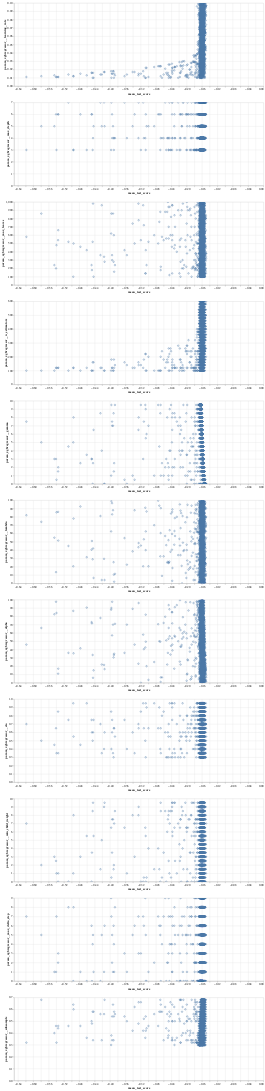

Source (notebook cell):
### Code cell
fig_hyperparam = alt.Chart(cv_result_df.T).mark_point(clip=True).encode(
    x = alt.X('mean_test_score'), #.scale(domain=(0.58, 0.7)),
    y=alt.Y(alt.repeat("row"), type='quantitative')
).properties(
    width=900
).repeat(
    row=cv_result_df.T.columns.to_list()[1:-1]
)

fig_hyperparam

### Figure 1 — Vega specification as saved in the notebook (floating-point values rounded to 4 significant figures; data arrays with more than 128 entries replaced by an {"elided": "..."} marker saying what was removed)
{"$schema": "https://vega.github.io/schema/vega/v5.json", "data": [{"name": "source_0"}, {"name": "data_0", "values": {"elided": "2500 records"}}, {"name": "data_1", "values": {"elided": "2500 records"}}, {"name": "data_2", "values": {"elided": "2500 records"}}, {"name": "data_3", "values": {"elided": "2500 records"}}, {"name": "data_4", "values": {"elided": "2500 records"}}, {"name": "data_5", "values": {"elided": "2500 records"}}, {"name": "data_6", "values": {"elided": "2500 records"}}, {"name": "data_7", "values": {"elided": "2500 records"}}, {"name": "data_8", "values": {"elided": "2500 records"}}, {"name": "data_9", "values": {"elided": "2500 records"}}, {"name": "data_10", "values": {"elided": "2500 records"}}, {"name": "data_0_child__row_param_xgbregressor__learning_rate_x_domain_mean_test_score", "values": [{"min": -0.618, "max": -0.1495}]}, {"name": "data_0_child__row_param_xgbregressor__learning_rate_y_domain_param_xgbregressor__learning_rate", "values": [{"min": 0.01, "max": 0.1}]}, {"name": "data_1_child__row_param_xgbregressor__max_depth_x_domain_mean_test_score", "values": [{"min": -0.618, "max": -0.1495}]}, {"name": "data_1_child__row_param_xgbregressor__max_depth_y_domain_param_xgbregressor__max_depth", "values": [{"min": 3, "max": 7}]}, {"name": "data_2_child__row_param_xgbregressor__max_leaves_x_domain_mean_test_score", "values": [{"min": -0.618, "max": -0.1495}]}, {"name": "data_2_child__row_param_xgbregressor__max_leaves_y_domain_param_xgbregressor__max_leaves", "values": [{"min": 100, "max": 1000}]}, {"name": "data_3_child__row_param_xgbregressor__n_estimators_x_domain_mean_test_score", "values": [{"min": -0.618, "max": -0.1495}]}, {"name": "data_3_child__row_param_xgbregressor__n_estimators_y_domain_param_xgbregressor__n_estimators", "values": [{"min": 100, "max": 600}]}, {"name": "data_4_child__row_param_xgbregressor__gamma_x_domain_mean_test_score", "values": [{"min": -0.618, "max": -0.1495}]}, {"name": "data_4_child__row_param_xgbregressor__gamma_y_domain_param_xgbregressor__gamma", "values": [{"min": 0.0, "max": 9.5}]}, {"name": "data_5_child__row_param_xgbregressor__lambda_x_domain_mean_test_score", "values": [{"min": -0.618, "max": -0.1495}]}, {"name": "data_5_child__row_param_xgbregressor__lambda_y_domain_param_xgbregressor__lambda", "values": [{"min": 0.0, "max": 99.5}]}, {"name": "data_6_child__row_param_xgbregressor__alpha_x_domain_mean_test_score", "values": [{"min": -0.618, "max": -0.1495}]}, {"name": "data_6_child__row_param_xgbregressor__alpha_y_domain_param_xgbregressor__alpha", "values": [{"min": 0.0, "max": 99.5}]}, {"name": "data_7_child__row_param_xgbregressor__eta_x_domain_mean_test_score", "values": [{"min": -0.618, "max": -0.1495}]}, {"name": "data_7_child__row_param_xgbregressor__eta_y_domain_param_xgbregressor__eta", "values": [{"min": 0.3, "max": 0.95}]}, {"name": "data_8_child__row_param_xgbregressor__min_child_weight_x_domain_mean_test_score", "values": [{"min": -0.618, "max": -0.1495}]}, {"name": "data_8_child__row_param_xgbregressor__min_child_weight_y_domain_param_xgbregressor__min_child_weight", "values": [{"min": 0.0, "max": 9.5}]}, {"name": "data_9_child__row_param_xgbregressor__max_delta_step_x_domain_mean_test_score", "values": [{"min": -0.618, "max": -0.1495}]}, {"name": "data_9_child__row_param_xgbregressor__max_delta_step_y_domain_param_xgbregressor__max_delta_step", "values": [{"min": 0, "max": 9}]}, {"name": "data_10_child__row_param_xgbregressor__subsample_x_domain_mean_test_score", "values": [{"min": -0.618, "max": -0.1495}]}, {"name": "data_10_child__row_param_xgbregressor__subsample_y_domain_param_xgbregressor__subsample", "values": [{"min": 0.3, "max": 0.68}]}], "signals": [{"name": "childHeight", "value": 300}], "marks": [{"type": "group", "name": "child__row_param_xgbregressor__learning_rate_group", "encode": {"update": {"width": {"signal": "width"}, "height": {"signal": "childHeight"}}}, "marks": [{"type": "symbol", "name": "child__row_param_xgbregressor__learning_rate_marks", "from": {"data": "data_0"}, "encode": {"update": {"fill": {"value": "transparent"}, "x": {"field": "mean_test_score", "scale": "child__row_param_xgbregressor__learning_rate_x"}, "y": {"field": "param_xgbregressor__learning_rate", "scale": "child__row_param_xgbregressor__learning_rate_y"}, "ariaRoleDescription": {"value": "point"}, "description": {"signal": "\"mean_test_score: \" + (format(datum[\"mean_test_score\"], \"\")) + \"; param_xgbregressor__learning_rate: \" + (format(datum[\"param_xgbregressor__learning_rate\"], \"\"))"}, "opacity": {"value": 0.7}, "stroke": {"value": "#4c78a8"}}}, "clip": true, "style": ["point"]}], "axes": [{"scale": "child__row_param_xgbregressor__learning_rate_x", "orient": "bottom", "aria": false, "zindex": 0, "maxExtent": 0, "minExtent": 0, "ticks": false, "grid": true, "labels": false, "gridScale": "child__row_param_xgbregressor__learning_rate_y", "domain": false, "tickCount": {"signal": "ceil(width/40)"}}, {"scale": "child__row_param_xgbregressor__learning_rate_y", "grid": true, "labels": false, "aria": false, "maxExtent": 0, "gridScale": "child__row_param_xgbregressor__learning_rate_x", "tickCount": {"signal": "ceil(childHeight/40)"}, "ticks": false, "orient": "left", "domain": false, "minExtent": 0, "zindex": 0}, {"scale": "child__row_param_xgbregressor__learning_rate_x", "labelOverlap": true, "grid": false, "orient": "bottom", "zindex": 0, "labelFlush": true, "tickCount": {"signal": "ceil(width/40)"}, "title": "mean_test_score"}, {"scale": "child__row_param_xgbregressor__learning_rate_y", "title": "param_xgbregressor__learning_rate", "tickCount": {"signal": "ceil(childHeight/40)"}, "zindex": 0, "labelOverlap": true, "orient": "left", "grid": false}], "style": "cell"}, {"type": "group", "name": "child__row_param_xgbregressor__max_depth_group", "encode": {"update": {"height": {"signal": "childHeight"}, "width": {"signal": "width"}}}, "marks": [{"type": "symbol", "name": "child__row_param_xgbregressor__max_depth_marks", "from": {"data": "data_1"}, "encode": {"update": {"x": {"field": "mean_test_score", "scale": "child__row_param_xgbregressor__max_depth_x"}, "description": {"signal": "\"mean_test_score: \" + (format(datum[\"mean_test_score\"], \"\")) + \"; param_xgbregressor__max_depth: \" + (format(datum[\"param_xgbregressor__max_depth\"], \"\"))"}, "y": {"field": "param_xgbregressor__max_depth", "scale": "child__row_param_xgbregressor__max_depth_y"}, "fill": {"value": "transparent"}, "ariaRoleDescription": {"value": "point"}, "stroke": {"value": "#4c78a8"}, "opacity": {"value": 0.7}}}, "clip": true, "style": ["point"]}], "axes": [{"scale": "child__row_param_xgbregressor__max_depth_x", "gridScale": "child__row_param_xgbregressor__max_depth_y", "domain": false, "maxExtent": 0, "labels": false, "minExtent": 0, "grid": true, "tickCount": {"signal": "ceil(width/40)"}, "aria": false, "orient": "bottom", "ticks": false, "zindex": 0}, {"scale": "child__row_param_xgbregressor__max_depth_y", "tickCount": {"signal": "ceil(childHeight/40)"}, "aria": false, "gridScale": "child__row_param_xgbregressor__max_depth_x", "orient": "left", "domain": false, "labels": false, "maxExtent": 0, "minExtent": 0, "ticks": false, "zindex": 0, "grid": true}, {"scale": "child__row_param_xgbregressor__max_depth_x", "zindex": 0, "grid": false, "title": "mean_test_score", "orient": "bottom", "labelFlush": true, "labelOverlap": true, "tickCount": {"signal": "ceil(width/40)"}}, {"scale": "child__row_param_xgbregressor__max_depth_y", "tickCount": {"signal": "ceil(childHeight/40)"}, "zindex": 0, "orient": "left", "title": "param_xgbregressor__max_depth", "grid": false, "labelOverlap": true}], "style": "cell"}, {"type": "group", "name": "child__row_param_xgbregressor__max_leaves_group", "encode": {"update": {"height": {"signal": "childHeight"}, "width": {"signal": "width"}}}, "marks": [{"type": "symbol", "name": "child__row_param_xgbregressor__max_leaves_marks", "from": {"data": "data_2"}, "encode": {"update": {"description": {"signal": "\"mean_test_score: \" + (format(datum[\"mean_test_score\"], \"\")) + \"; param_xgbregressor__max_leaves: \" + (format(datum[\"param_xgbregressor__max_leaves\"], \"\"))"}, "x": {"field": "mean_test_score", "scale": "child__row_param_xgbregressor__max_leaves_x"}, "y": {"field": "param_xgbregressor__max_leaves", "scale": "child__row_param_xgbregressor__max_leaves_y"}, "stroke": {"value": "#4c78a8"}, "opacity": {"value": 0.7}, "ariaRoleDescription": {"value": "point"}, "fill": {"value": "transparent"}}}, "style": ["point"], "clip": true}], "axes": [{"scale": "child__row_param_xgbregressor__max_leaves_x", "orient": "bottom", "gridScale": "child__row_param_xgbregressor__max_leaves_y", "aria": false, "labels": false, "maxExtent": 0, "tickCount": {"signal": "ceil(width/40)"}, "minExtent": 0, "zindex": 0, "domain": false, "grid": true, "ticks": false}, {"scale": "child__row_param_xgbregressor__max_leaves_y", "grid": true, "ticks": false, "aria": false, "gridScale": "child__row_param_xgbregressor__max_leaves_x", "labels": false, "zindex": 0, "domain": false, "orient": "left", "tickCount": {"signal": "ceil(childHeight/40)"}, "maxExtent": 0, "minExtent": 0}, {"scale": "child__row_param_xgbregressor__max_leaves_x", "labelOverlap": true, "title": "mean_test_score", "orient": "bottom", "labelFlush": true, "tickCount": {"signal": "ceil(width/40)"}, "grid": false, "zindex": 0}, {"scale": "child__row_param_xgbregressor__max_leaves_y", "tickCount": {"signal": "ceil(childHeight/40)"}, "title": "param_xgbregressor__max_leaves", "labelOverlap": true, "orient": "left", "grid": false, "zindex": 0}], "style": "cell"}, {"type": "group", "name": "child__row_param_xgbregressor__n_estimators_group", "encode": {"update": {"width": {"signal": "width"}, "height": {"signal": "childHeight"}}}, "marks": [{"type": "symbol", "name": "child__row_param_xgbregressor__n_estimators_marks", "from": {"data": "data_3"}, "encode": {"update": {"description": {"signal": "\"mean_test_score: \" + (format(datum[\"mean_test_score\"], \"\")) + \"; param_xgbregressor__n_estimators: \" + (format(datum[\"param_xgbregressor__n_estimators\"], \"\"))"}, "x": {"field": "mean_test_score", "scale": "child__row_param_xgbregressor__n_estimators_x"}, "stroke": {"value": "#4c78a8"}, "fill": {"value": "transparent"}, "opacity": {"value": 0.7}, "ariaRoleDescription": {"value": "point"}, "y": {"field": "param_xgbregressor__n_estimators", "scale": "child__row_param_xgbregressor__n_estimators_y"}}}, "clip": true, "style": ["point"]}], "axes": [{"scale": "child__row_param_xgbregressor__n_estimators_x", "maxExtent": 0, "tickCount": {"signal": "ceil(width/40)"}, "orient": "bottom", "labels": false, "zindex": 0, "aria": false, "gridScale": "child__row_param_xgbregressor__n_estimators_y", "minExtent": 0, "ticks": false, "domain": false, "grid": true}, {"scale": "child__row_param_xgbregressor__n_estimators_y", "orient": "left", "grid": true, "labels": false, "maxExtent": 0, "ticks": false, "gridScale": "child__row_param_xgbregressor__n_estimators_x", "aria": false, "domain": false, "minExtent": 0, "tickCount": {"signal": "ceil(childHeight/40)"}, "zindex": 0}, {"scale": "child__row_param_xgbregressor__n_estimators_x", "grid": false, "orient": "bottom", "labelFlush": true, "tickCount": {"signal": "ceil(width/40)"}, "zindex": 0, "title": "mean_test_score", "labelOverlap": true}, {"scale": "child__row_param_xgbregressor__n_estimators_y", "grid": false, "labelOverlap": true, "zindex": 0, "tickCount": {"signal": "ceil(childHeight/40)"}, "title": "param_xgbregressor__n_estimators", "orient": "left"}], "style": "cell"}, {"type": "group", "name": "child__row_param_xgbregressor__gamma_group", "encode": {"update": {"height": {"signal": "childHeight"}, "width": {"signal": "width"}}}, "marks": [{"type": "symbol", "name": "child__row_param_xgbregressor__gamma_marks", "from": {"data": "data_4"}, "encode": {"update": {"x": {"field": "mean_test_score", "scale": "child__row_param_xgbregressor__gamma_x"}, "y": {"field": "param_xgbregressor__gamma", "scale": "child__row_param_xgbregressor__gamma_y"}, "stroke": {"value": "#4c78a8"}, "description": {"signal": "\"mean_test_score: \" + (format(datum[\"mean_test_score\"], \"\")) + \"; param_xgbregressor__gamma: \" + (format(datum[\"param_xgbregressor__gamma\"], \"\"))"}, "opacity": {"value": 0.7}, "ariaRoleDescription": {"value": "point"}, "fill": {"value": "transparent"}}}, "style": ["point"], "clip": true}], "axes": [{"scale": "child__row_param_xgbregressor__gamma_x", "labels": false, "minExtent": 0, "gridScale": "child__row_param_xgbregressor__gamma_y", "ticks": false, "domain": false, "zindex": 0, "aria": false, "tickCount": {"signal": "ceil(width/40)"}, "grid": true, "maxExtent": 0, "orient": "bottom"}, {"scale": "child__row_param_xgbregressor__gamma_y", "zindex": 0, "domain": false, "tickCount": {"signal": "ceil(childHeight/40)"}, "minExtent": 0, "gridScale": "child__row_param_xgbregressor__gamma_x", "labels": false, "orient": "left", "aria": false, "grid": true, "maxExtent": 0, "ticks": false}, {"scale": "child__row_param_xgbregressor__gamma_x", "orient": "bottom", "grid": false, "title": "mean_test_score", "labelFlush": true, "tickCount": {"signal": "ceil(width/40)"}, "labelOverlap": true, "zindex": 0}, {"scale": "child__row_param_xgbregressor__gamma_y", "zindex": 0, "grid": false, "orient": "left", "title": "param_xgbregressor__gamma", "labelOverlap": true, "tickCount": {"signal": "ceil(childHeight/40)"}}], "style": "cell"}, {"type": "group", "name": "child__row_param_xgbregressor__lambda_group", "encode": {"update": {"width": {"signal": "width"}, "height": {"signal": "childHeight"}}}, "marks": [{"type": "symbol", "name": "child__row_param_xgbregressor__lambda_marks", "from": {"data": "data_5"}, "encode": {"update": {"x": {"field": "mean_test_score", "scale": "child__row_param_xgbregressor__lambda_x"}, "opacity": {"value": 0.7}, "fill": {"value": "transparent"}, "description": {"signal": "\"mean_test_score: \" + (format(datum[\"mean_test_score\"], \"\")) + \"; param_xgbregressor__lambda: \" + (format(datum[\"param_xgbregressor__lambda\"], \"\"))"}, "y": {"field": "param_xgbregressor__lambda", "scale": "child__row_param_xgbregressor__lambda_y"}, "ariaRoleDescription": {"value": "point"}, "stroke": {"value": "#4c78a8"}}}, "clip": true, "style": ["point"]}], "axes": [{"scale": "child__row_param_xgbregressor__lambda_x", "gridScale": "child__row_param_xgbregressor__lambda_y", "labels": false, "tickCount": {"signal": "ceil(width/40)"}, "ticks": false, "domain": false, "aria": false, "orient": "bottom", "minExtent": 0, "zindex": 0, "grid": true, "maxExtent": 0}, {"scale": "child__row_param_xgbregressor__lambda_y", "tickCount": {"signal": "ceil(childHeight/40)"}, "domain": false, "gridScale": "child__row_param_xgbregressor__lambda_x", "minExtent": 0, "labels": false, "orient": "left", "ticks": false, "grid": true, "aria": false, "zindex": 0, "maxExtent": 0}, {"scale": "child__row_param_xgbregressor__lambda_x", "orient": "bottom", "grid": false, "title": "mean_test_score", "labelFlush": true, "labelOverlap": true, "tickCount": {"signal": "ceil(width/40)"}, "zindex": 0}, {"scale": "child__row_param_xgbregressor__lambda_y", "orient": "left", "grid": false, "tickCount": {"signal": "ceil(childHeight/40)"}, "title": "param_xgbregressor__lambda", "zindex": 0, "labelOverlap": true}], "style": "cell"}, {"type": "group", "name": "child__row_param_xgbregressor__alpha_group", "encode": {"update": {"width": {"signal": "width"}, "height": {"signal": "childHeight"}}}, "marks": [{"type": "symbol", "name": "child__row_param_xgbregressor__alpha_marks", "from": {"data": "data_6"}, "encode": {"update": {"ariaRoleDescription": {"value": "point"}, "stroke": {"value": "#4c78a8"}, "description": {"signal": "\"mean_test_score: \" + (format(datum[\"mean_test_score\"], \"\")) + \"; param_xgbregressor__alpha: \" + (format(datum[\"param_xgbregressor__alpha\"], \"\"))"}, "fill": {"value": "transparent"}, "x": {"field": "mean_test_score", "scale": "child__row_param_xgbregressor__alpha_x"}, "opacity": {"value": 0.7}, "y": {"field": "param_xgbregressor__alpha", "scale": "child__row_param_xgbregressor__alpha_y"}}}, "style": ["point"], "clip": true}], "axes": [{"scale": "child__row_param_xgbregressor__alpha_x", "gridScale": "child__row_param_xgbregressor__alpha_y", "grid": true, "labels": false, "minExtent": 0, "ticks": false, "aria": false, "maxExtent": 0, "tickCount": {"signal": "ceil(width/40)"}, "orient": "bottom", "domain": false, "zindex": 0}, {"scale": "child__row_param_xgbregressor__alpha_y", "orient": "left", "maxExtent": 0, "grid": true, "aria": false, "tickCount": {"signal": "ceil(childHeight/40)"}, "minExtent": 0, "ticks": false, "zindex": 0, "domain": false, "labels": false, "gridScale": "child__row_param_xgbregressor__alpha_x"}, {"scale": "child__row_param_xgbregressor__alpha_x", "labelFlush": true, "title": "mean_test_score", "orient": "bottom", "labelOverlap": true, "tickCount": {"signal": "ceil(width/40)"}, "grid": false, "zindex": 0}, {"scale": "child__row_param_xgbregressor__alpha_y", "orient": "left", "grid": false, "labelOverlap": true, "title": "param_xgbregressor__alpha", "tickCount": {"signal": "ceil(childHeight/40)"}, "zindex": 0}], "style": "cell"}, {"type": "group", "name": "child__row_param_xgbregressor__eta_group", "encode": {"update": {"height": {"signal": "childHeight"}, "width": {"signal": "width"}}}, "marks": [{"type": "symbol", "name": "child__row_param_xgbregressor__eta_marks", "from": {"data": "data_7"}, "encode": {"update": {"y": {"field": "param_xgbregressor__eta", "scale": "child__row_param_xgbregressor__eta_y"}, "fill": {"value": "transparent"}, "x": {"field": "mean_test_score", "scale": "child__row_param_xgbregressor__eta_x"}, "stroke": {"value": "#4c78a8"}, "ariaRoleDescription": {"value": "point"}, "opacity": {"value": 0.7}, "description": {"signal": "\"mean_test_score: \" + (format(datum[\"mean_test_score\"], \"\")) + \"; param_xgbregressor__eta: \" + (format(datum[\"param_xgbregressor__eta\"], \"\"))"}}}, "clip": true, "style": ["point"]}], "axes": [{"scale": "child__row_param_xgbregressor__eta_x", "gridScale": "child__row_param_xgbregressor__eta_y", "maxExtent": 0, "ticks": false, "zindex": 0, "orient": "bottom", "tickCount": {"signal": "ceil(width/40)"}, "minExtent": 0, "domain": false, "grid": true, "aria": false, "labels": false}, {"scale": "child__row_param_xgbregressor__eta_y", "gridScale": "child__row_param_xgbregressor__eta_x", "labels": false, "maxExtent": 0, "ticks": false, "zindex": 0, "tickCount": {"signal": "ceil(childHeight/40)"}, "domain": false, "orient": "left", "minExtent": 0, "grid": true, "aria": false}, {"scale": "child__row_param_xgbregressor__eta_x", "labelFlush": true, "zindex": 0, "title": "mean_test_score", "orient": "bottom", "tickCount": {"signal": "ceil(width/40)"}, "grid": false, "labelOverlap": true}, {"scale": "child__row_param_xgbregressor__eta_y", "orient": "left", "labelOverlap": true, "title": "param_xgbregressor__eta", "zindex": 0, "grid": false, "tickCount": {"signal": "ceil(childHeight/40)"}}], "style": "cell"}, {"type": "group", "name": "child__row_param_xgbregressor__min_child_weight_group", "encode": {"update": {"height": {"signal": "childHeight"}, "width": {"signal": "width"}}}, "marks": [{"type": "symbol", "name": "child__row_param_xgbregressor__min_child_weight_marks", "from": {"data": "data_8"}, "encode": {"update": {"x": {"field": "mean_test_score", "scale": "child__row_param_xgbregressor__min_child_weight_x"}, "y": {"field": "param_xgbregressor__min_child_weight", "scale": "child__row_param_xgbregressor__min_child_weight_y"}, "fill": {"value": "transparent"}, "stroke": {"value": "#4c78a8"}, "description": {"signal": "\"mean_test_score: \" + (format(datum[\"mean_test_score\"], \"\")) + \"; param_xgbregressor__min_child_weight: \" + (format(datum[\"param_xgbregressor__min_child_weight\"], \"\"))"}, "opacity": {"value": 0.7}, "ariaRoleDescription": {"value": "point"}}}, "clip": true, "style": ["point"]}], "axes": [{"scale": "child__row_param_xgbregressor__min_child_weight_x", "gridScale": "child__row_param_xgbregressor__min_child_weight_y", "tickCount": {"signal": "ceil(width/40)"}, "grid": true, "domain": false, "aria": false, "maxExtent": 0, "zindex": 0, "minExtent": 0, "orient": "bottom", "ticks": false, "labels": false}, {"scale": "child__row_param_xgbregressor__min_child_weight_y", "labels": false, "gridScale": "child__row_param_xgbregressor__min_child_weight_x", "domain": false, "grid": true, "zindex": 0, "minExtent": 0, "ticks": false, "maxExtent": 0, "orient": "left", "tickCount": {"signal": "ceil(childHeight/40)"}, "aria": false}, {"scale": "child__row_param_xgbregressor__min_child_weight_x", "title": "mean_test_score", "tickCount": {"signal": "ceil(width/40)"}, "orient": "bottom", "labelOverlap": true, "grid": false, "labelFlush": true, "zindex": 0}, {"scale": "child__row_param_xgbregressor__min_child_weight_y", "title": "param_xgbregressor__min_child_weight", "labelOverlap": true, "orient": "left", "tickCount": {"signal": "ceil(childHeight/40)"}, "zindex": 0, "grid": false}], "style": "cell"}, {"type": "group", "name": "child__row_param_xgbregressor__max_delta_step_group", "encode": {"update": {"height": {"signal": "childHeight"}, "width": {"signal": "width"}}}, "marks": [{"type": "symbol", "name": "child__row_param_xgbregressor__max_delta_step_marks", "from": {"data": "data_9"}, "encode": {"update": {"opacity": {"value": 0.7}, "description": {"signal": "\"mean_test_score: \" + (format(datum[\"mean_test_score\"], \"\")) + \"; param_xgbregressor__max_delta_step: \" + (format(datum[\"param_xgbregressor__max_delta_step\"], \"\"))"}, "x": {"field": "mean_test_score", "scale": "child__row_param_xgbregressor__max_delta_step_x"}, "ariaRoleDescription": {"value": "point"}, "y": {"field": "param_xgbregressor__max_delta_step", "scale": "child__row_param_xgbregressor__max_delta_step_y"}, "fill": {"value": "transparent"}, "stroke": {"value": "#4c78a8"}}}, "style": ["point"], "clip": true}], "axes": [{"scale": "child__row_param_xgbregressor__max_delta_step_x", "zindex": 0, "grid": true, "gridScale": "child__row_param_xgbregressor__max_delta_step_y", "aria": false, "orient": "bottom", "domain": false, "labels": false, "maxExtent": 0, "minExtent": 0, "tickCount": {"signal": "ceil(width/40)"}, "ticks": false}, {"scale": "child__row_param_xgbregressor__max_delta_step_y", "orient": "left", "minExtent": 0, "zindex": 0, "gridScale": "child__row_param_xgbregressor__max_delta_step_x", "aria": false, "maxExtent": 0, "domain": false, "labels": false, "ticks": false, "tickCount": {"signal": "ceil(childHeight/40)"}, "grid": true}, {"scale": "child__row_param_xgbregressor__max_delta_step_x", "orient": "bottom", "labelFlush": true, "zindex": 0, "labelOverlap": true, "grid": false, "title": "mean_test_score", "tickCount": {"signal": "ceil(width/40)"}}, {"scale": "child__row_param_xgbregressor__max_delta_step_y", "grid": false, "title": "param_xgbregressor__max_delta_step", "labelOverlap": true, "tickCount": {"signal": "ceil(childHeight/40)"}, "zindex": 0, "orient": "left"}], "style": "cell"}, {"type": "group", "name": "child__row_param_xgbregressor__subsample_group", "encode": {"update": {"width": {"signal": "width"}, "height": {"signal": "childHeight"}}}, "marks": [{"type": "symbol", "name": "child__row_param_xgbregressor__subsample_marks", "from": {"data": "data_10"}, "encode": {"update": {"x": {"field": "mean_test_score", "scale": "child__row_param_xgbregressor__subsample_x"}, "stroke": {"value": "#4c78a8"}, "y": {"field": "param_xgbregressor__subsample", "scale": "child__row_param_xgbregressor__subsample_y"}, "description": {"signal": "\"mean_test_score: \" + (format(datum[\"mean_test_score\"], \"\")) + \"; param_xgbregressor__subsample: \" + (format(datum[\"param_xgbregressor__subsample\"], \"\"))"}, "fill": {"value": "transparent"}, "ariaRoleDescription": {"value": "point"}, "opacity": {"value": 0.7}}}, "clip": true, "style": ["point"]}], "axes": [{"scale": "child__row_param_xgbregressor__subsample_x", "maxExtent": 0, "ticks": false, "domain": false, "orient": "bottom", "gridScale": "child__row_param_xgbregressor__subsample_y", "labels": false, "minExtent": 0, "tickCount": {"signal": "ceil(width/40)"}, "zindex": 0, "grid": true, "aria": false}, {"scale": "child__row_param_xgbregressor__subsample_y", "orient": "left", "domain": false, "labels": false, "grid": true, "maxExtent": 0, "ticks": false, "zindex": 0, "gridScale": "child__row_param_xgbregressor__subsample_x", "minExtent": 0, "aria": false, "tickCount": {"signal": "ceil(childHeight/40)"}}, {"scale": "child__row_param_xgbregressor__subsample_x", "tickCount": {"signal": "ceil(width/40)"}, "orient": "bottom", "labelOverlap": true, "grid": false, "labelFlush": true, "zindex": 0, "title": "mean_test_score"}, {"scale": "child__row_param_xgbregressor__subsample_y", "orient": "left", "title": "param_xgbregressor__subsample", "labelOverlap": true, "zindex": 0, "tickCount": {"signal": "ceil(childHeight/40)"}, "grid": false}], "style": "cell"}], "scales": [{"name": "child__row_param_xgbregressor__learning_rate_x", "type": "linear", "domain": [{"signal": "(data(\"data_0_child__row_param_xgbregressor__learning_rate_x_domain_mean_test_score\")[0] || {}).min"}, {"signal": "(data(\"data_0_child__row_param_xgbregressor__learning_rate_x_domain_mean_test_score\")[0] || {}).max"}], "range": [0, {"signal": "width"}], "zero": true, "nice": true}, {"name": "child__row_param_xgbregressor__learning_rate_y", "type": "linear", "domain": [{"signal": "(data(\"data_0_child__row_param_xgbregressor__learning_rate_y_domain_param_xgbregressor__learning_rate\")[0] || {}).min"}, {"signal": "(data(\"data_0_child__row_param_xgbregressor__learning_rate_y_domain_param_xgbregressor__learning_rate\")[0] || {}).max"}], "range": [{"signal": "childHeight"}, 0], "nice": true, "zero": true}, {"name": "child__row_param_xgbregressor__max_depth_x", "type": "linear", "domain": [{"signal": "(data(\"data_1_child__row_param_xgbregressor__max_depth_x_domain_mean_test_score\")[0] || {}).min"}, {"signal": "(data(\"data_1_child__row_param_xgbregressor__max_depth_x_domain_mean_test_score\")[0] || {}).max"}], "range": [0, {"signal": "width"}], "nice": true, "zero": true}, {"name": "child__row_param_xgbregressor__max_depth_y", "type": "linear", "domain": [{"signal": "(data(\"data_1_child__row_param_xgbregressor__max_depth_y_domain_param_xgbregressor__max_depth\")[0] || {}).min"}, {"signal": "(data(\"data_1_child__row_param_xgbregressor__max_depth_y_domain_param_xgbregressor__max_depth\")[0] || {}).max"}], "range": [{"signal": "childHeight"}, 0], "zero": true, "nice": true}, {"name": "child__row_param_xgbregressor__max_leaves_x", "type": "linear", "domain": [{"signal": "(data(\"data_2_child__row_param_xgbregressor__max_leaves_x_domain_mean_test_score\")[0] || {}).min"}, {"signal": "(data(\"data_2_child__row_param_xgbregressor__max_leaves_x_domain_mean_test_score\")[0] || {}).max"}], "range": [0, {"signal": "width"}], "zero": true, "nice": true}, {"name": "child__row_param_xgbregressor__max_leaves_y", "type": "linear", "domain": [{"signal": "(data(\"data_2_child__row_param_xgbregressor__max_leaves_y_domain_param_xgbregressor__max_leaves\")[0] || {}).min"}, {"signal": "(data(\"data_2_child__row_param_xgbregressor__max_leaves_y_domain_param_xgbregressor__max_leaves\")[0] || {}).max"}], "range": [{"signal": "childHeight"}, 0], "zero": true, "nice": true}, {"name": "child__row_param_xgbregressor__n_estimators_x", "type": "linear", "domain": [{"signal": "(data(\"data_3_child__row_param_xgbregressor__n_estimators_x_domain_mean_test_score\")[0] || {}).min"}, {"signal": "(data(\"data_3_child__row_param_xgbregressor__n_estimators_x_domain_mean_test_score\")[0] || {}).max"}], "range": [0, {"signal": "width"}], "zero": true, "nice": true}, {"name": "child__row_param_xgbregressor__n_estimators_y", "type": "linear", "domain": [{"signal": "(data(\"data_3_child__row_param_xgbregressor__n_estimators_y_domain_param_xgbregressor__n_estimators\")[0] || {}).min"}, {"signal": "(data(\"data_3_child__row_param_xgbregressor__n_estimators_y_domain_param_xgbregressor__n_estimators\")[0] || {}).max"}], "range": [{"signal": "childHeight"}, 0], "nice": true, "zero": true}, {"name": "child__row_param_xgbregressor__gamma_x", "type": "linear", "domain": [{"signal": "(data(\"data_4_child__row_param_xgbregressor__gamma_x_domain_mean_test_score\")[0] || {}).min"}, {"signal": "(data(\"data_4_child__row_param_xgbregressor__gamma_x_domain_mean_test_score\")[0] || {}).max"}], "range": [0, {"signal": "width"}], "zero": true, "nice": true}, {"name": "child__row_param_xgbregressor__gamma_y", "type": "linear", "domain": [{"signal": "(data(\"data_4_child__row_param_xgbregressor__gamma_y_domain_param_xgbregressor__gamma\")[0] || {}).min"}, {"signal": "(data(\"data_4_child__row_param_xgbregressor__gamma_y_domain_param_xgbregressor__gamma\")[0] || {}).max"}], "range": [{"signal": "childHeight"}, 0], "zero": true, "nice": true}, {"name": "child__row_param_xgbregressor__lambda_x", "type": "linear", "domain": [{"signal": "(data(\"data_5_child__row_param_xgbregressor__lambda_x_domain_mean_test_score\")[0] || {}).min"}, {"signal": "(data(\"data_5_child__row_param_xgbregressor__lambda_x_domain_mean_test_score\")[0] || {}).max"}], "range": [0, {"signal": "width"}], "nice": true, "zero": true}, {"name": "child__row_param_xgbregressor__lambda_y", "type": "linear", "domain": [{"signal": "(data(\"data_5_child__row_param_xgbregressor__lambda_y_domain_param_xgbregressor__lambda\")[0] || {}).min"}, {"signal": "(data(\"data_5_child__row_param_xgbregressor__lambda_y_domain_param_xgbregressor__lambda\")[0] || {}).max"}], "range": [{"signal": "childHeight"}, 0], "nice": true, "zero": true}, {"name": "child__row_param_xgbregressor__alpha_x", "type": "linear", "domain": [{"signal": "(data(\"data_6_child__row_param_xgbregressor__alpha_x_domain_mean_test_score\")[0] || {}).min"}, {"signal": "(data(\"data_6_child__row_param_xgbregressor__alpha_x_domain_mean_test_score\")[0] || {}).max"}], "range": [0, {"signal": "width"}], "zero": true, "nice": true}, {"name": "child__row_param_xgbregressor__alpha_y", "type": "linear", "domain": [{"signal": "(data(\"data_6_child__row_param_xgbregressor__alpha_y_domain_param_xgbregressor__alpha\")[0] || {}).min"}, {"signal": "(data(\"data_6_child__row_param_xgbregressor__alpha_y_domain_param_xgbregressor__alpha\")[0] || {}).max"}], "range": [{"signal": "childHeight"}, 0], "nice": true, "zero": true}, {"name": "child__row_param_xgbregressor__eta_x", "type": "linear", "domain": [{"signal": "(data(\"data_7_child__row_param_xgbregressor__eta_x_domain_mean_test_score\")[0] || {}).min"}, {"signal": "(data(\"data_7_child__row_param_xgbregressor__eta_x_domain_mean_test_score\")[0] || {}).max"}], "range": [0, {"signal": "width"}], "nice": true, "zero": true}, {"name": "child__row_param_xgbregressor__eta_y", "type": "linear", "domain": [{"signal": "(data(\"data_7_child__row_param_xgbregressor__eta_y_domain_param_xgbregressor__eta\")[0] || {}).min"}, {"signal": "(data(\"data_7_child__row_param_xgbregressor__eta_y_domain_param_xgbregressor__eta\")[0] || {}).max"}], "range": [{"signal": "childHeight"}, 0], "zero": true, "nice": true}, {"name": "child__row_param_xgbregressor__min_child_weight_x", "type": "linear", "domain": [{"signal": "(data(\"data_8_child__row_param_xgbregressor__min_child_weight_x_domain_mean_test_score\")[0] || {}).min"}, {"signal": "(data(\"data_8_child__row_param_xgbregressor__min_child_weight_x_domain_mean_test_score\")[0] || {}).max"}], "range": [0, {"signal": "width"}], "zero": true, "nice": true}, {"name": "child__row_param_xgbregressor__min_child_weight_y", "type": "linear", "domain": [{"signal": "(data(\"data_8_child__row_param_xgbregressor__min_child_weight_y_domain_param_xgbregressor__min_child_weight\")[0] || {}).min"}, {"signal": "(data(\"data_8_child__row_param_xgbregressor__min_child_weight_y_domain_param_xgbregressor__min_child_weight\")[0] || {}).max"}], "range": [{"signal": "childHeight"}, 0], "zero": true, "nice": true}, {"name": "child__row_param_xgbregressor__max_delta_step_x", "type": "linear", "domain": [{"signal": "(data(\"data_9_child__row_param_xgbregressor__max_delta_step_x_domain_mean_test_score\")[0] || {}).min"}, {"signal": "(data(\"data_9_child__row_param_xgbregressor__max_delta_step_x_domain_mean_test_score\")[0] || {}).max"}], "range": [0, {"signal": "width"}], "nice": true, "zero": true}, {"name": "child__row_param_xgbregressor__max_delta_step_y", "type": "linear", "domain": [{"signal": "(data(\"data_9_child__row_param_xgbregressor__max_delta_step_y_domain_param_xgbregressor__max_delta_step\")[0] || {}).min"}, {"signal": "(data(\"data_9_child__row_param_xgbregressor__max_delta_step_y_domain_param_xgbregressor__max_delta_step\")[0] || {}).max"}], "range": [{"signal": "childHeight"}, 0], "nice": true, "zero": true}, {"name": "child__row_param_xgbregressor__subsample_x", "type": "linear", "domain": [{"signal": "(data(\"data_10_child__row_param_xgbregressor__subsample_x_domain_mean_test_score\")[0] || {}).min"}, {"signal": "(data(\"data_10_child__row_param_xgbregressor__subsample_x_domain_mean_test_score\")[0] || {}).max"}], "range": [0, {"signal": "width"}], "zero": true, "nice": true}, {"name": "child__row_param_xgbregressor__subsample_y", "type": "linear", "domain": [{"signal": "(data(\"data_10_child__row_param_xgbregressor__subsample_y_domain_param_xgbregressor__subsample\")[0] || {}).min"}, {"signal": "(data(\"data_10_child__row_param_xgbregressor__subsample_y_domain_param_xgbregressor__subsample\")[0] || {}).max"}], "range": [{"signal": "childHeight"}, 0], "zero": true, "nice": true}], "background": "white", "padding": 5, "width": 900, "layout": {"padding": 20, "columns": 1, "bounds": "full", "align": "all"}}
